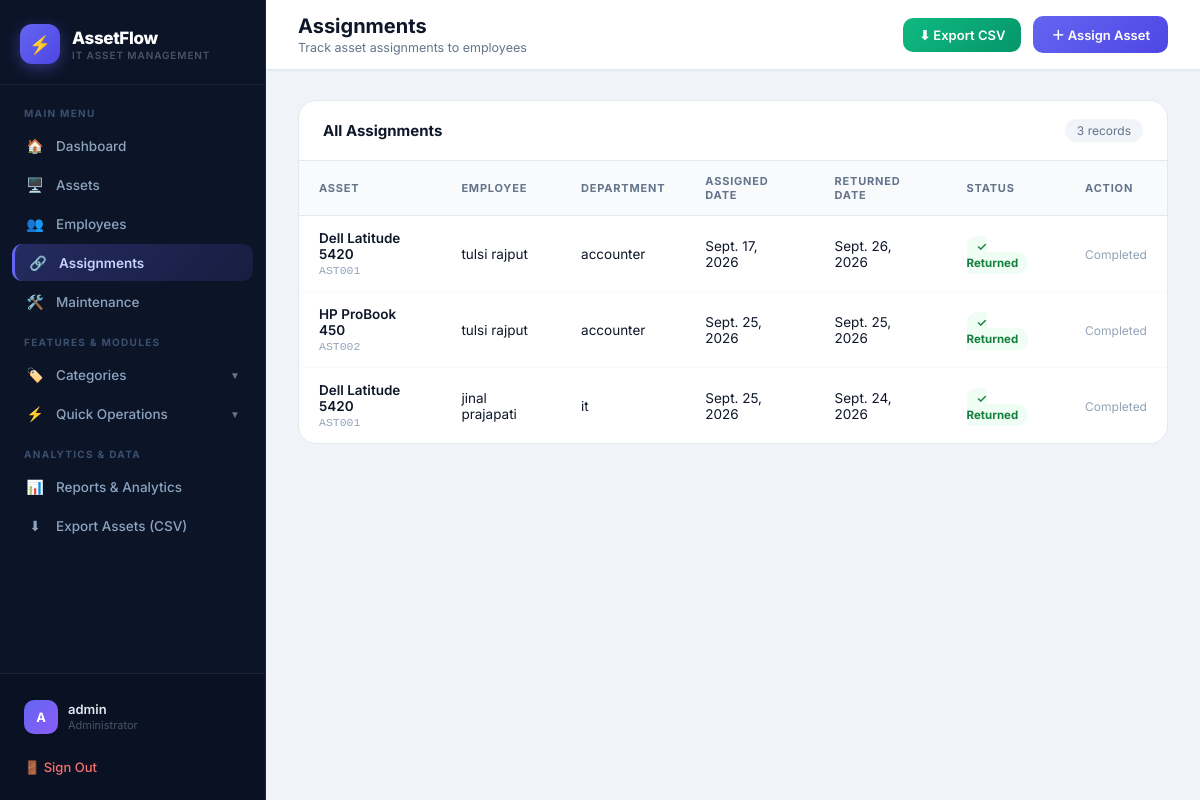
The app's page /assignments/ (signed in) with its own data.
### assets/models.py (models this page shows, shortened)
class Assignment(models.Model):
    asset = models.ForeignKey(Asset, on_delete=models.PROTECT)
    employee = models.ForeignKey(Employee, on_delete=models.PROTECT)
    assigned_date = models.DateField()
    returned_date = models.DateField(null=True, blank=True)
    remarks = models.TextField(blank=True)

class Asset(models.Model):
    STATUS_CHOICES = [
        ('Available', 'Available'),
        ('Assigned', 'Assigned'),
        ('Maintenance', 'Maintenance'),
        ('Retired', 'Retired'),
    ]
    asset_name = models.CharField(max_length=150)
    asset_code = models.CharField(max_length=50, unique=True)
    category = models.ForeignKey(Category, on_delete=models.PROTECT)
    brand = models.CharField(max_length=100)
    purchase_date = models.DateField()
    purchase_price = models.DecimalField(max_digits=10, decimal_places=2)
    status = models.CharField(
        max_length=20,
        choices=STATUS_CHOICES,
        default='Available'
    )

class Employee(models.Model):
    name = models.CharField(max_length=100)
    email = models.EmailField(unique=True)
    department = models.CharField(max_length=100)
    phone = models.CharField(max_length=15)
    joining_date = models.DateField()

### assets/views.py (the view, shortened to what this page needs)
# urls.py: path('assignments/', views.assignments_list, name='assignments_list'),
@login_required(login_url='login')
def assignments_list(request):
    assignments = Assignment.objects.select_related('asset', 'employee').all().order_by('-id')
    search = request.GET.get("search", "").strip()
    status_filter = request.GET.get("status", "").strip()
    if status_filter == "active":
        assignments = assignments.filter(returned_date__isnull=True)
    elif status_filter == "returned":
        assignments = assignments.filter(returned_date__isnull=False)
    return render(
        request,
        "assets/assignments_list.html",
        {
            "assignments": assignments,
            "search": search,
            "status_filter": status_filter,
        }
    )

### assets/templates/assets/assignments_list.html (shortened to what this page needs)
{% extends "assets/base.html" %}
{% block nav_assignments %}active{% endblock %}
{% block page_title %}Assignments{% endblock %}
{% block page_subtitle %}Track asset assignments to employees{% endblock %}
{% block topbar_actions %}
    <a href="{% url 'export_assignments_csv' %}" class="btn-green">⬇ Export CSV</a>
    <a href="{% url 'add_assignment' %}" class="btn-primary">＋ Assign Asset</a>
{% endblock %}
{% block content %}
<div class="table-card">
    <div class="table-head">
        <h2>All Assignments</h2>
        <span class="count">{{ assignments|length }} records</span>
    </div>
    {% if assignments %}
    <table>
        <thead><tr><th>Asset</th><th>Employee</th><th>Department</th><th>Assigned Date</th><th>Returned Date</th><th>Status</th><th>Action</th></tr></thead>
        <tbody>
        {% for assignment in assignments %}
        <tr>
            <td><div class="asset-name">{{ assignment.asset.asset_name }}</div><div class="asset-code">{{ assignment.asset.asset_code }}</div></td>
            <td>{{ assignment.employee.name }}</td>
            <td>{{ assignment.employee.department }}</td>
            <td>{{ assignment.assigned_date }}</td>
            <td>{% if assignment.returned_date %}{{ assignment.returned_date }}{% else %}&mdash;{% endif %}</td>
            <td>{% if assignment.returned_date %}<span class="badge-returned">✓ Returned</span>{% else %}<span class="badge-assigned">⚡ Assigned</span>{% endif %}</td>
            <td>{% if assignment.returned_date %}<span style="color:var(--muted2);font-size:12px;">Completed</span>{% else %}<a href="{% url 'return_asset' assignment.id %}" class="btn-return">↩ Return</a>{% endif %}</td>
        </tr>
        {% endfor %}
        </tbody>
    </table>
    {% else %}
    <div class="empty-state"><span class="e-icon">📋</span>No assignments found yet.</div>
    {% endif %}
</div>
{% endblock %}

### assets/templates/assets/base.html (shortened to what this page needs)
<!DOCTYPE html>
<html lang="en">
<head>
</head>
<body>
<aside class="sidebar" id="sidebar">
    <div class="sidebar-brand">
        <div class="sidebar-icon">⚡</div>
        <div class="sidebar-brand-text">
            <div class="name">AssetFlow</div>
            <div class="sub">IT Asset Management</div>
        </div>
    </div>
    <nav class="sidebar-nav">
        <div class="nav-label">Main Menu</div>
        <a href="{% url 'dashboard' %}" class="nav-a {% block nav_dashboard %}{% endblock %}"><span class="ico">🏠</span> <span>Dashboard</span></a>
        <a href="{% url 'assets_list' %}" class="nav-a {% block nav_assets %}{% endblock %}"><span class="ico">🖥️</span> <span>Assets</span></a>
        <a href="{% url 'employees_list' %}" class="nav-a {% block nav_employees %}{% endblock %}"><span class="ico">👥</span> <span>Employees</span></a>
        <a href="{% url 'assignments_list' %}" class="nav-a {% block nav_assignments %}{% endblock %}"><span class="ico">🔗</span> <span>Assignments</span></a>
        <a href="{% url 'maintenance_list' %}" class="nav-a {% block nav_maintenance %}{% endblock %}"><span class="ico">🛠️</span> <span>Maintenance</span></a>
        <div class="nav-label">Features &amp; Modules</div>
        <div class="nav-a nav-toggle-btn {% block nav_categories_open %}{% endblock %}" onclick="toggleSubNav('cat-subnav', this)">
            <div style="display:flex;align-items:center;gap:11px;">
                <span class="ico">🏷️</span> <span>Categories</span>
            </div>
            <span class="nav-toggle-arrow">▼</span>
        </div>
        <div class="nav-a nav-toggle-btn {% block nav_quick_open %}{% endblock %}" onclick="toggleSubNav('actions-subnav', this)">
            <div style="display:flex;align-items:center;gap:11px;">
                <span class="ico">⚡</span> <span>Quick Operations</span>
            </div>
            <span class="nav-toggle-arrow">▼</span>
        </div>
        <div class="nav-label">Analytics &amp; Data</div>
        <a href="{% url 'reports' %}" class="nav-a {% block nav_reports %}{% endblock %}"><span class="ico">📊</span> <span>Reports &amp; Analytics</span></a>
        <a href="{% url 'export_assets_csv' %}" class="nav-a {% block nav_export %}{% endblock %}"><span class="ico">⬇</span> <span>Export Assets (CSV)</span></a>
    </nav>
    <div class="sidebar-bottom">
        <div class="user-card">
            <div class="user-av">{{ request.user.username|slice:":1"|upper }}</div>
            <div>
                <div class="user-name">{{ request.user.username }}</div>
                <div class="user-role">Administrator</div>
            </div>
        </div>
        <a href="{% url 'logout' %}" class="logout-a">🚪 Sign Out</a>
    </div>
</aside>
<main class="main">
    <header class="topbar">
        <div style="display:flex;align-items:center;gap:14px;">
            <div class="tb-left">
                <h1>{% block page_title %}AssetFlow{% endblock %}</h1>
                <p>{% block page_subtitle %}{% endblock %}</p>
            </div>
        </div>
        <div class="tb-right">{% block topbar_actions %}{% endblock %}</div>
    </header>
    <div class="content">
        {% block content %}{% endblock %}
    </div>
</main>
</body>
</html>

### records on screen
Assignment: asset.asset_name "Dell Latitude 5420", asset.asset_code "AST001", employee.name "tulsi rajput", employee.department "accounter", assigned_date "Sept. 17, 2026", returned_date "Sept. 26, 2026", shows "✓ Returned", shows "Completed"
Assignment: asset.asset_name "HP ProBook 450", asset.asset_code "AST002", employee.name "tulsi rajput", employee.department "accounter", assigned_date "Sept. 25, 2026", returned_date "Sept. 25, 2026", shows "✓ Returned", shows "Completed"
Assignment: asset.asset_name "Dell Latitude 5420", asset.asset_code "AST001", employee.name "jinal prajapati", employee.department "it", assigned_date "Sept. 25, 2026", returned_date "Sept. 24, 2026", shows "✓ Returned", shows "Completed"

### other values on screen
{{ request.user.username|slice:":1"|upper }} "A"
{{ request.user.username }} "admin"
{{ assignments|length }} "3"
